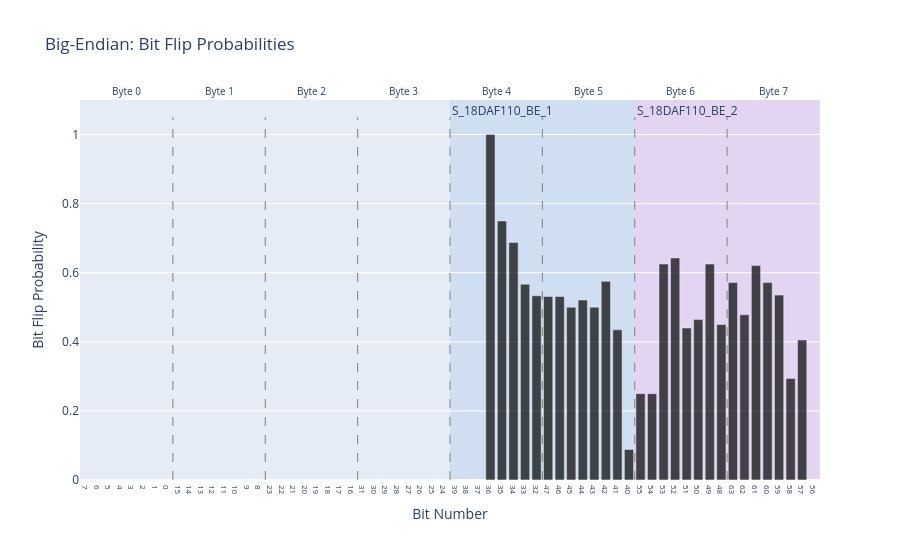

The notebook cell saved with this chart:
### Code cell
# Corrections

message_rpm.get_signal("S_18DAF110_BE_1").start_bit = 39
message_rpm.get_signal("S_18DAF110_BE_1").length = 16

message_rpm.get_signal("S_18DAF110_BE_2").start_bit = 55
message_rpm.get_signal("S_18DAF110_BE_2").length = 16

message_rpm.plot()

### Figure 1 — Plotly figure (JSON) as saved in the notebook; plotly's stock layout.template omitted (floating-point values rounded to 4 significant figures)
{"data": [{"marker": {"color": "black"}, "name": "Bit Flip Probability", "opacity": 0.7, "type": "bar", "x": [0, 1, 2, 3, 4, 5, 6, 7, 8, 9, 10, 11, 12, 13, 14, 15, 16, 17, 18, 19, 20, 21, 22, 23, 24, 25, 26, 27, 28, 29, 30, 31, 32, 33, 34, 35, 36, 37, 38, 39, 40, 41, 42, 43, 44, 45, 46, 47, 48, 49, 50, 51, 52, 53, 54, 55, 56, 57, 58, 59, 60, 61, 62, 63], "y": [0.0, 0.0, 0.0, 0.0, 0.0, 0.0, 0.0, 0.0, 0.0, 0.0, 0.0, 0.0, 0.0, 0.0, 0.0, 0.0, 0.0, 0.0, 0.0, 0.0, 0.0, 0.0, 0.0, 0.0, 0.0, 0.0, 0.0, 0.0, 0.0, 0.0, 0.0, 0.0, 0.0, 0.0, 0.0, 1.0, 0.75, 0.6875, 0.5667, 0.5333, 0.5312, 0.5312, 0.5, 0.5208, 0.5, 0.575, 0.4348, 0.08824, 0.25, 0.25, 0.625, 0.6429, 0.44, 0.4643, 0.625, 0.45, 0.5714, 0.4783, 0.6207, 0.5714, 0.5352, 0.2941, 0.4054, 0.0]}], "layout": {"annotations": [{"font": {"size": 10}, "showarrow": false, "text": "Byte 0", "x": 3.5, "xanchor": "center", "xref": "x", "y": 1, "yanchor": "bottom", "yref": "y domain"}, {"font": {"size": 10}, "showarrow": false, "text": "Byte 1", "x": 11.5, "xanchor": "center", "xref": "x", "y": 1, "yanchor": "bottom", "yref": "y domain"}, {"font": {"size": 10}, "showarrow": false, "text": "Byte 2", "x": 19.5, "xanchor": "center", "xref": "x", "y": 1, "yanchor": "bottom", "yref": "y domain"}, {"font": {"size": 10}, "showarrow": false, "text": "Byte 3", "x": 27.5, "xanchor": "center", "xref": "x", "y": 1, "yanchor": "bottom", "yref": "y domain"}, {"font": {"size": 10}, "showarrow": false, "text": "Byte 4", "x": 35.5, "xanchor": "center", "xref": "x", "y": 1, "yanchor": "bottom", "yref": "y domain"}, {"font": {"size": 10}, "showarrow": false, "text": "Byte 5", "x": 43.5, "xanchor": "center", "xref": "x", "y": 1, "yanchor": "bottom", "yref": "y domain"}, {"font": {"size": 10}, "showarrow": false, "text": "Byte 6", "x": 51.5, "xanchor": "center", "xref": "x", "y": 1, "yanchor": "bottom", "yref": "y domain"}, {"font": {"size": 10}, "showarrow": false, "text": "Byte 7", "x": 59.5, "xanchor": "center", "xref": "x", "y": 1, "yanchor": "bottom", "yref": "y domain"}, {"showarrow": false, "text": "S_18DAF110_BE_1", "x": 31.5, "xanchor": "left", "xref": "x", "y": 1, "yanchor": "top", "yref": "y domain"}, {"showarrow": false, "text": "S_18DAF110_BE_2", "x": 47.5, "xanchor": "left", "xref": "x", "y": 1, "yanchor": "top", "yref": "y domain"}], "legend": {"font": {"size": 8}, "orientation": "h", "x": 0.5, "xanchor": "center", "y": -0.2}, "shapes": [{"line": {"color": "gray", "dash": "dash", "width": 1}, "type": "line", "x0": 7.5, "x1": 7.5, "y0": 0, "y1": 1.05}, {"line": {"color": "gray", "dash": "dash", "width": 1}, "type": "line", "x0": 15.5, "x1": 15.5, "y0": 0, "y1": 1.05}, {"line": {"color": "gray", "dash": "dash", "width": 1}, "type": "line", "x0": 23.5, "x1": 23.5, "y0": 0, "y1": 1.05}, {"line": {"color": "gray", "dash": "dash", "width": 1}, "type": "line", "x0": 31.5, "x1": 31.5, "y0": 0, "y1": 1.05}, {"line": {"color": "gray", "dash": "dash", "width": 1}, "type": "line", "x0": 39.5, "x1": 39.5, "y0": 0, "y1": 1.05}, {"line": {"color": "gray", "dash": "dash", "width": 1}, "type": "line", "x0": 47.5, "x1": 47.5, "y0": 0, "y1": 1.05}, {"line": {"color": "gray", "dash": "dash", "width": 1}, "type": "line", "x0": 55.5, "x1": 55.5, "y0": 0, "y1": 1.05}, {"line": {"color": "black", "width": 1}, "opacity": 0, "type": "rect", "x0": -0.5, "x1": 7.5, "xref": "x", "y0": 0, "y1": 1, "yref": "y domain"}, {"line": {"color": "black", "width": 1}, "opacity": 0, "type": "rect", "x0": 7.5, "x1": 15.5, "xref": "x", "y0": 0, "y1": 1, "yref": "y domain"}, {"line": {"color": "black", "width": 1}, "opacity": 0, "type": "rect", "x0": 15.5, "x1": 23.5, "xref": "x", "y0": 0, "y1": 1, "yref": "y domain"}, {"line": {"color": "black", "width": 1}, "opacity": 0, "type": "rect", "x0": 23.5, "x1": 31.5, "xref": "x", "y0": 0, "y1": 1, "yref": "y domain"}, {"line": {"color": "black", "width": 1}, "opacity": 0, "type": "rect", "x0": 31.5, "x1": 39.5, "xref": "x", "y0": 0, "y1": 1, "yref": "y domain"}, {"line": {"color": "black", "width": 1}, "opacity": 0, "type": "rect", "x0": 39.5, "x1": 47.5, "xref": "x", "y0": 0, "y1": 1, "yref": "y domain"}, {"line": {"color": "black", "width": 1}, "opacity": 0, "type": "rect", "x0": 47.5, "x1": 55.5, "xref": "x", "y0": 0, "y1": 1, "yref": "y domain"}, {"line": {"color": "black", "width": 1}, "opacity": 0, "type": "rect", "x0": 55.5, "x1": 63.5, "xref": "x", "y0": 0, "y1": 1, "yref": "y domain"}, {"fillcolor": "#79A8DD", "layer": "below", "line": {"width": 0}, "opacity": 0.2, "type": "rect", "x0": 31.5, "x1": 47.5, "xref": "x", "y0": 0, "y1": 1, "yref": "y domain"}, {"fillcolor": "#DD79DA", "layer": "below", "line": {"width": 0}, "opacity": 0.2, "type": "rect", "x0": 47.5, "x1": 63.5, "xref": "x", "y0": 0, "y1": 1, "yref": "y domain"}], "title": {"text": "Big-Endian: Bit Flip Probabilities"}, "xaxis": {"tickfont": {"size": 8}, "tickmode": "array", "ticktext": [7, 6, 5, 4, 3, 2, 1, 0, 15, 14, 13, 12, 11, 10, 9, 8, 23, 22, 21, 20, 19, 18, 17, 16, 31, 30, 29, 28, 27, 26, 25, 24, 39, 38, 37, 36, 35, 34, 33, 32, 47, 46, 45, 44, 43, 42, 41, 40, 55, 54, 53, 52, 51, 50, 49, 48, 63, 62, 61, 60, 59, 58, 57, 56], "tickvals": [0, 1, 2, 3, 4, 5, 6, 7, 8, 9, 10, 11, 12, 13, 14, 15, 16, 17, 18, 19, 20, 21, 22, 23, 24, 25, 26, 27, 28, 29, 30, 31, 32, 33, 34, 35, 36, 37, 38, 39, 40, 41, 42, 43, 44, 45, 46, 47, 48, 49, 50, 51, 52, 53, 54, 55, 56, 57, 58, 59, 60, 61, 62, 63], "title": {"text": "Bit Number"}}, "yaxis": {"range": [0, 1.1], "title": {"text": "Bit Flip Probability"}}}}
